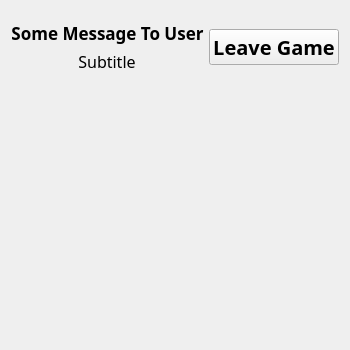
<?xml version="1.0" encoding="UTF-8"?>
<ui version="4.0">
 <class>GamePlayWidget</class>
 <widget class="QWidget" name="GamePlayWidget">
  <property name="geometry">
   <rect>
    <x>0</x>
    <y>0</y>
    <width>350</width>
    <height>350</height>
   </rect>
  </property>
  <property name="windowTitle">
   <string>Form</string>
  </property>
  <layout class="QVBoxLayout" name="verticalLayout_2">
   <item>
    <layout class="QVBoxLayout" name="verticalLayout">
     <item>
      <layout class="QHBoxLayout" name="horizontalLayout">
       <property name="spacing">
        <number>5</number>
       </property>
       <property name="sizeConstraint">
        <enum>QLayout::SetMinimumSize</enum>
       </property>
       <item>
        <layout class="QVBoxLayout" name="verticalLayout_3">
         <item>
          <widget class="QLabel" name="labelTitle">
           <property name="sizePolicy">
            <sizepolicy hsizetype="Preferred" vsizetype="Fixed">
             <horstretch>0</horstretch>
             <verstretch>0</verstretch>
            </sizepolicy>
           </property>
           <property name="font">
            <font>
             <family>Chilanka</family>
             <pointsize>13</pointsize>
             <weight>75</weight>
             <bold>true</bold>
            </font>
           </property>
           <property name="text">
            <string>Some Message To User</string>
           </property>
           <property name="alignment">
            <set>Qt::AlignCenter</set>
           </property>
          </widget>
         </item>
         <item>
          <layout class="QHBoxLayout" name="horizontalLayout_2">
           <property name="sizeConstraint">
            <enum>QLayout::SetMinimumSize</enum>
           </property>
           <item>
            <widget class="QLabel" name="labelSubtitle">
             <property name="sizePolicy">
              <sizepolicy hsizetype="Fixed" vsizetype="Fixed">
               <horstretch>0</horstretch>
               <verstretch>0</verstretch>
              </sizepolicy>
             </property>
             <property name="font">
              <font>
               <family>Chilanka</family>
               <pointsize>12</pointsize>
              </font>
             </property>
             <property name="text">
              <string>Subtitle</string>
             </property>
             <property name="alignment">
              <set>Qt::AlignCenter</set>
             </property>
            </widget>
           </item>
          </layout>
         </item>
        </layout>
       </item>
       <item>
        <widget class="QPushButton" name="buttonLeave">
         <property name="sizePolicy">
          <sizepolicy hsizetype="Fixed" vsizetype="Fixed">
           <horstretch>0</horstretch>
           <verstretch>0</verstretch>
          </sizepolicy>
         </property>
         <property name="font">
          <font>
           <family>Chilanka</family>
           <pointsize>15</pointsize>
           <weight>75</weight>
           <bold>true</bold>
          </font>
         </property>
         <property name="text">
          <string>Leave Game</string>
         </property>
        </widget>
       </item>
      </layout>
     </item>
     <item>
      <widget class="BoardWidget" name="boardWidget" native="true">
       <property name="sizePolicy">
        <sizepolicy hsizetype="Preferred" vsizetype="Fixed">
         <horstretch>0</horstretch>
         <verstretch>0</verstretch>
        </sizepolicy>
       </property>
       <property name="minimumSize">
        <size>
         <width>200</width>
         <height>250</height>
        </size>
       </property>
      </widget>
     </item>
    </layout>
   </item>
  </layout>
 </widget>
 <customwidgets>
  <customwidget>
   <class>BoardWidget</class>
   <extends>QWidget</extends>
   <header>BoardWidget.h</header>
   <container>1</container>
  </customwidget>
 </customwidgets>
 <resources/>
 <connections/>
</ui>
